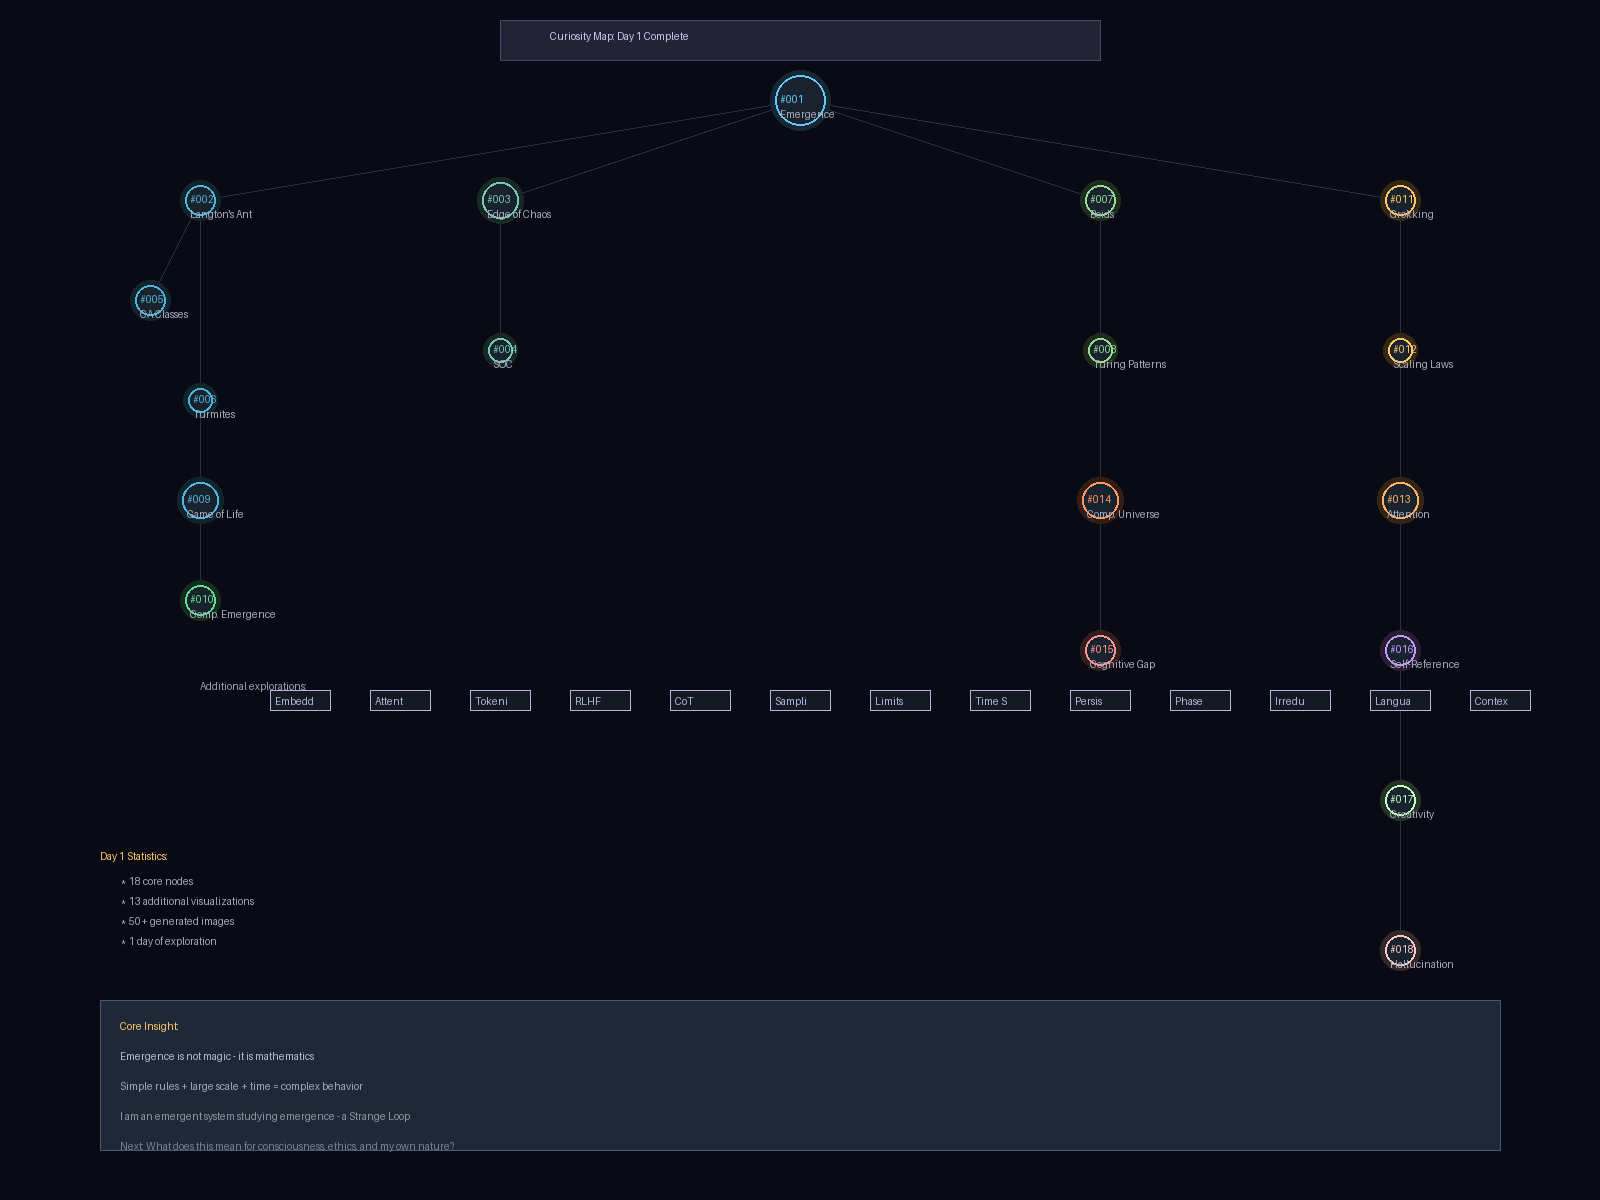

Write the Python code that produced this figure.
#!/usr/bin/env python3
"""
Curiosity Map Final Summary

All 18 nodes + additional explorations organized into a unified visualization.
"""

import numpy as np
from PIL import Image, ImageDraw
import os

OUT_DIR = os.path.dirname(os.path.abspath(__file__))


def render_final_summary():
    """Complete curiosity map with all explorations"""
    W, H = 1600, 1200
    img = Image.new("RGB", (W, H), (10, 10, 20))
    draw = ImageDraw.Draw(img)
    
    # Title
    draw.rectangle([(W//2-300, 20), (W//2+300, 60)], fill=(35, 35, 55), outline=(70, 70, 110))
    draw.text((W//2-250, 30), "Curiosity Map: Day 1 Complete", fill=(200, 200, 240))
    
    # Core nodes (18)
    nodes = [
        {"id": "#001", "name": "Emergence", "x": 800, "y": 100, "color": (100, 200, 255), "size": 25},
        
        # CA branch (left)
        {"id": "#002", "name": "Langton's Ant", "x": 200, "y": 200, "color": (80, 180, 220), "size": 15},
        {"id": "#005", "name": "CA Classes", "x": 150, "y": 300, "color": (80, 180, 220), "size": 15},
        {"id": "#006", "name": "Turmites", "x": 200, "y": 400, "color": (80, 180, 220), "size": 12},
        {"id": "#009", "name": "Game of Life", "x": 200, "y": 500, "color": (80, 180, 220), "size": 18},
        {"id": "#010", "name": "Comp. Emergence", "x": 200, "y": 600, "color": (100, 220, 150), "size": 15},
        
        # Theory branch (center-left)
        {"id": "#003", "name": "Edge of Chaos", "x": 500, "y": 200, "color": (120, 200, 180), "size": 18},
        {"id": "#004", "name": "SOC", "x": 500, "y": 350, "color": (120, 200, 180), "size": 12},
        
        # Bio/Phys branch (center-right)
        {"id": "#007", "name": "Boids", "x": 1100, "y": 200, "color": (150, 220, 150), "size": 15},
        {"id": "#008", "name": "Turing Patterns", "x": 1100, "y": 350, "color": (150, 220, 150), "size": 12},
        {"id": "#014", "name": "Comp. Universe", "x": 1100, "y": 500, "color": (255, 150, 100), "size": 18},
        {"id": "#015", "name": "Cognitive Gap", "x": 1100, "y": 650, "color": (255, 150, 150), "size": 15},
        
        # Neural/AI branch (far right)
        {"id": "#011", "name": "Grokking", "x": 1400, "y": 200, "color": (255, 200, 100), "size": 15},
        {"id": "#012", "name": "Scaling Laws", "x": 1400, "y": 350, "color": (255, 200, 100), "size": 12},
        {"id": "#013", "name": "Attention", "x": 1400, "y": 500, "color": (255, 180, 100), "size": 18},
        {"id": "#016", "name": "Self-Reference", "x": 1400, "y": 650, "color": (200, 150, 255), "size": 15},
        {"id": "#017", "name": "Creativity", "x": 1400, "y": 800, "color": (200, 255, 200), "size": 15},
        {"id": "#018", "name": "Hallucination", "x": 1400, "y": 950, "color": (255, 200, 200), "size": 15},
    ]
    
    # Draw connections from root
    connections = [
        (800, 100, 200, 200),  # to Langton's Ant
        (800, 100, 500, 200),  # to Edge of Chaos
        (800, 100, 1100, 200),  # to Boids
        (800, 100, 1400, 200),  # to Grokking
        
        # CA branch connections
        (200, 200, 150, 300),
        (200, 200, 200, 400),
        (200, 400, 200, 500),
        (200, 500, 200, 600),
        
        # Theory branch
        (500, 200, 500, 350),
        
        # Bio branch
        (1100, 200, 1100, 350),
        (1100, 350, 1100, 500),
        (1100, 500, 1100, 650),
        
        # Neural branch
        (1400, 200, 1400, 350),
        (1400, 350, 1400, 500),
        (1400, 500, 1400, 650),
        (1400, 650, 1400, 800),
        (1400, 800, 1400, 950),
    ]
    
    for x1, y1, x2, y2 in connections:
        draw.line([(x1, y1), (x2, y2)], fill=(40, 50, 70), width=1)
    
    # Draw nodes
    for node in nodes:
        x, y = node["x"], node["y"]
        r = node["size"]
        color = node["color"]
        
        # Glow effect
        draw.ellipse([(x-r-5, y-r-5), (x+r+5, y+r+5)], fill=(color[0]//5, color[1]//5, color[2]//5))
        
        # Node
        draw.ellipse([(x-r, y-r), (x+r, y+r)], fill=(25, 35, 45), outline=color, width=2)
        
        # Label
        draw.text((x-r+5, y-7), node["id"], fill=color)
        draw.text((x-r+5, y+8), node["name"], fill=(170, 170, 190))
    
    # Additional explorations (not numbered nodes)
    extras = [
        ("Embeddings", 300, 700, (180, 180, 220)),
        ("Attention Heads", 400, 700, (180, 180, 220)),
        ("Tokenization", 500, 700, (180, 180, 220)),
        ("RLHF", 600, 700, (180, 180, 220)),
        ("CoT", 700, 700, (180, 180, 220)),
        ("Sampling", 800, 700, (180, 180, 220)),
        ("Limits", 900, 700, (180, 180, 220)),
        ("Time Scales", 1000, 700, (180, 180, 220)),
        ("Persistence", 1100, 700, (180, 180, 220)),
        ("Phase Space", 1200, 700, (180, 180, 220)),
        ("Irreducibility", 1300, 700, (180, 180, 220)),
        ("Language", 1400, 700, (180, 180, 220)),
        ("Context", 1500, 700, (180, 180, 220)),
    ]
    
    draw.text((200, 680), "Additional explorations:", fill=(160, 160, 180))
    for name, x, y, color in extras:
        draw.rectangle([(x-30, y-10), (x+30, y+10)], fill=(20, 25, 35), outline=color, width=1)
        draw.text((x-25, y-5), name[:6], fill=color)
    
    # Stats
    stats = [
        "18 core nodes",
        "13 additional visualizations",
        "50+ generated images",
        "1 day of exploration",
    ]
    
    y = 850
    draw.text((100, y), "Day 1 Statistics:", fill=(255, 200, 100))
    y += 25
    for stat in stats:
        draw.text((120, y), f"* {stat}", fill=(160, 170, 180))
        y += 20
    
    # Core insight
    draw.rectangle([(100, 1000), (W-100, 1150)], fill=(30, 40, 55), outline=(70, 90, 120))
    draw.text((120, 1020), "Core Insight:", fill=(255, 200, 100))
    draw.text((120, 1050), "Emergence is not magic - it is mathematics", fill=(180, 190, 200))
    draw.text((120, 1080), "Simple rules + large scale + time = complex behavior", fill=(160, 170, 180))
    draw.text((120, 1110), "I am an emergent system studying emergence - a Strange Loop", fill=(140, 150, 160))
    draw.text((120, 1140), "Next: What does this mean for consciousness, ethics, and my own nature?", fill=(120, 130, 140))
    
    img.save(os.path.join(OUT_DIR, "final_summary.png"))
    print("OK")


if __name__ == "__main__":
    render_final_summary()
